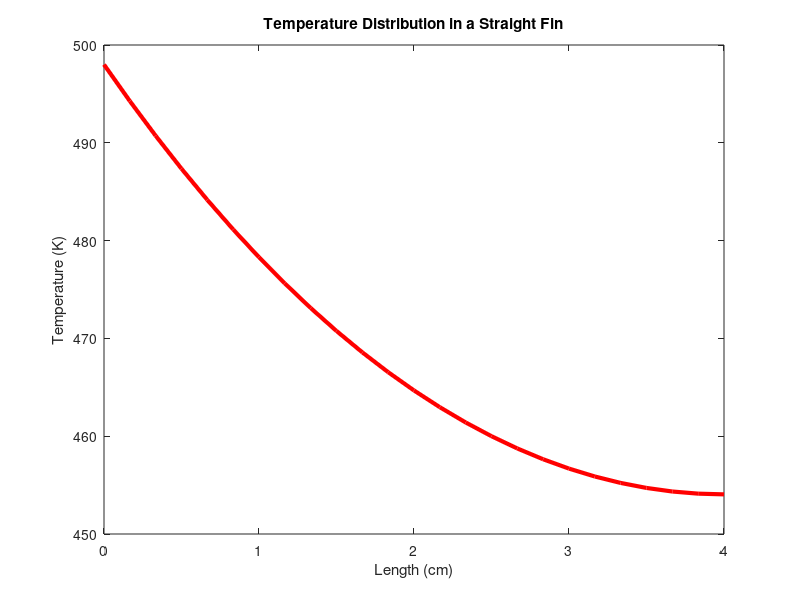

Recreate this plot in MATLAB.
% Temperature Distribution in a Straight Fin using FDM

n = 25; % Number of Grid Points
% Minimum number of grid points should be 3

% Parameters
L = 4e-2; % Length of the fin (m)
P = 40.4e-2; % Perimeter of the fin (m)
Ac = 4e-4; % Cross section area of the fin (m2)
Tb = (225 + 273); % Base temperature (K)
Ta = (25 + 273); % Ambient temperature (K)
k = 45; % Conductivity of fin material (W/m-K)
h = 15; % Heat transfer coefficient (W/m2-K)

del_x = L/(n-1);
x = linspace(0, L*100, n);
A = (h*P*(del_x)^2)/(k*Ac);

% Initializing Coefficient Matrix
Mat_A = zeros(n-1);

% Creating RHS Matrix
Mat_B = (-A*Ta)*ones(1, n-1);
Mat_B(1, 1) = (-A*Ta-Tb);

% Formulating equation matrix
Mat_A(1, 1) = -(2+A);
Mat_A(2, 1) = 1;
Mat_A(n-1, n-1) = -(2+A);
Mat_A(n-2, n-1) = 2;
for j=1:1:n-1
    for i=1:1:n-1
        if i == j && i <= n-2 && i >= 2
            Mat_A(i, j) = -(2+A);
            Mat_A(i+1, j) = 1;
            Mat_A(i-1, j) = 1;
        end
    end
end

% Solving the Equations
Mat_Temp = linsolve(Mat_A', Mat_B');

% Temperature Values
T = zeros(1, n);
T(1, 1) = Tb;

for i=2:1:n
    T(1, i) = Mat_Temp(i-1, 1);
end

% Plotting the Temperature Distribution
figure(1)
plot(x, T, 'r-', 'LineWidth', 3, 'MarkerSize', 2);
xlabel('Length (cm)');
ylabel('Temperature (K)');
title('Temperature Distribution in a Straight Fin');